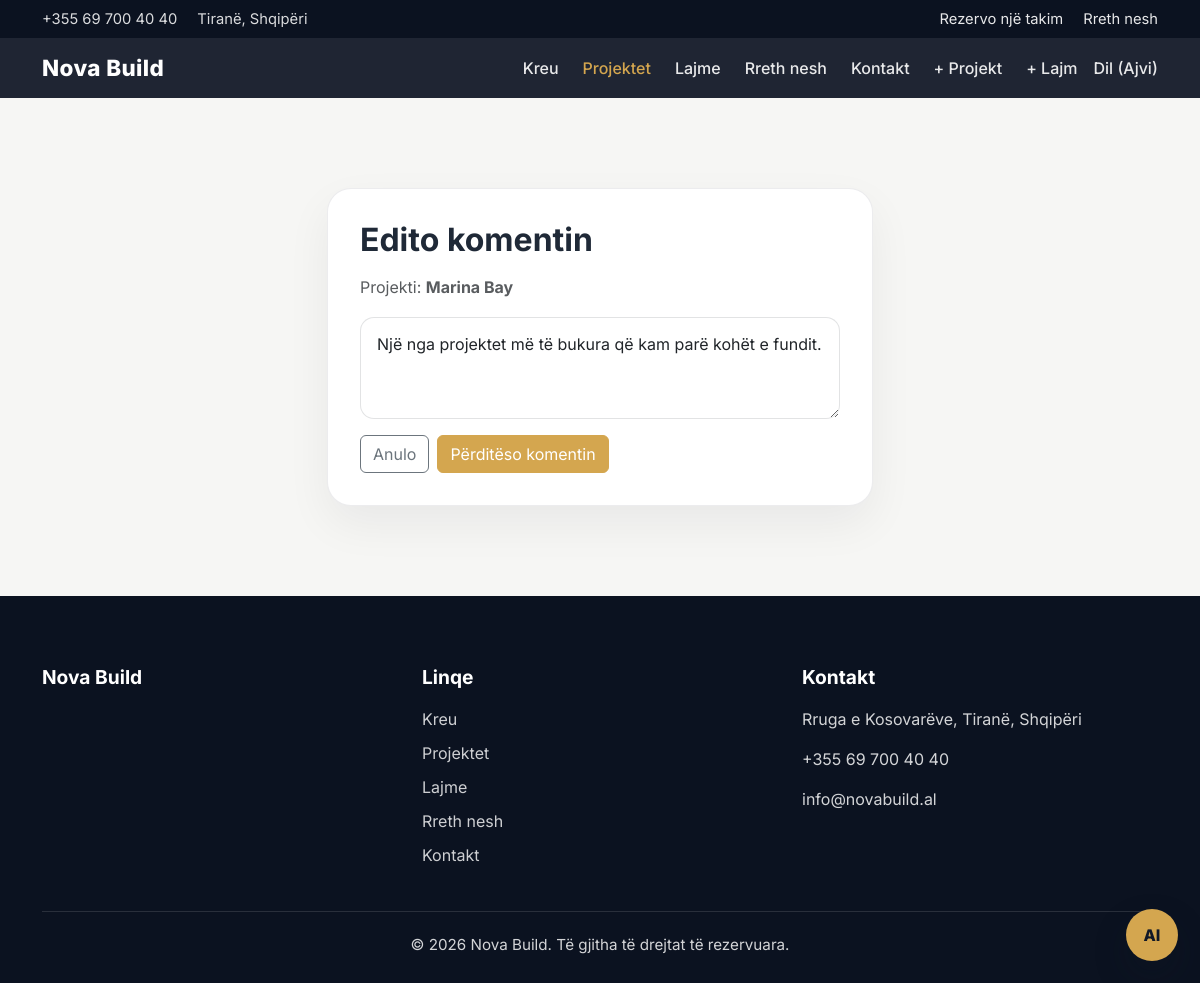
/project-comments/97/edit/ (signed in), run on the app's committed database.
### nova/models.py (models this page shows, shortened)
class Project(models.Model):
    STATUS_CHOICES = [
        ('koncept', 'Koncept'),
        ('ne_zhvillim', 'Në zhvillim'),
        ('ne_ndertim', 'Në ndërtim'),
        ('perfunduar', 'Përfunduar'),
    ]
    CATEGORY_CHOICES = [
        ('rezidenciale', 'Rezidenciale'),
        ('biznes', 'Biznes'),
        ('mixed_use', 'Biznes + Rezidencë'),
        ('multifunksional', 'Multifunksional'),
        ('apartamente', 'Apartamente'),
    ]
    name = models.CharField(max_length=120, unique=True)
    description = models.TextField()
    location = models.CharField(max_length=120)
    category = models.CharField(max_length=40, choices=CATEGORY_CHOICES)
    status = models.CharField(max_length=40, choices=STATUS_CHOICES)
    year = models.PositiveSmallIntegerField(default=2026)
    floor_area_m2 = models.PositiveIntegerField(
        help_text='Sipërfaqja totale e ndërtimit në metra katrorë.',
        default=0,
    )
    cover = models.ImageField(upload_to='project_covers/', blank=True, null=True)
    created_at = models.DateTimeField(auto_now_add=True)
    updated_at = models.DateTimeField(auto_now=True)
    class Meta:
        ordering = ['-created_at']

class ProjectComment(models.Model):
    project = models.ForeignKey(
        Project,
        on_delete=models.CASCADE,
        related_name='project_comments',
    )
    user = models.ForeignKey(
        User,
        on_delete=models.CASCADE,
        related_name='project_comments',
    )
    content = models.TextField()
    created_at = models.DateTimeField(auto_now_add=True)
    updated_at = models.DateTimeField(auto_now=True)
    class Meta:
        ordering = ['-created_at']

### nova/views.py (the view)
# urls.py: path('project-comments/<int:pk>/edit/', views.edit_project_comment, name='project-comment-edit'),
@login_required
@require_http_methods(['GET', 'POST'])
def edit_project_comment(request, pk):
    comment = get_object_or_404(ProjectComment, pk=pk)
    if request.user != comment.user and not request.user.is_staff:
        return HttpResponseForbidden('Nuk lejohesh ta editosh këtë koment.')
    if request.method == 'POST':
        form = ProjectCommentForm(request.POST, instance=comment)
        if form.is_valid():
            form.save()
            messages.success(request, 'Komenti u përditësua.')
            return redirect('project-detail', pk=comment.project.pk)
    else:
        form = ProjectCommentForm(instance=comment)
    return render(
        request,
        'nova/project_comment_form.html',
        {'form': form, 'project': comment.project, 'comment': comment},
    )

### nova/forms.py (shortened to what this page needs)
class ProjectCommentForm(forms.ModelForm):
    class Meta:
        model = ProjectComment
        fields = ['content']
        widgets = {
            'content': forms.Textarea(attrs={
                'class': 'form-control',
                'rows': 3,
                'placeholder': 'Shkruaj komentin tënd...',
            }),
        }

### nova/templates/nova/project_comment_form.html (shortened to what this page needs)
{% extends "nova/base.html" %}
{% block content %}
<main class="section-padding bg-light-custom" style="min-height: 60vh;">
  <div class="container">
    <div class="row justify-content-center">
      <div class="col-md-8 col-lg-6">
        <div class="content-panel">
          <h2>Edito komentin</h2>
          <p class="text-muted">Projekti: <strong>{{ project.name }}</strong></p>
          <form method="post" novalidate>
            <div class="mb-3">
              {{ form.content }}
            </div>
            <div class="d-flex gap-2">
              <a href="{% url 'project-detail' project.pk %}" class="btn btn-outline-secondary">Anulo</a>
              <button type="submit" class="btn btn-gold">Përditëso komentin</button>
            </div>
          </form>
        </div>
      </div>
    </div>
  </div>
</main>
{% endblock %}

### nova/templates/nova/base.html (shortened to what this page needs)
{% load static %}<!DOCTYPE html>
<html lang="sq">
<head>
  <link href="https://cdn.jsdelivr.net/npm/bootstrap@5.3.3/dist/css/bootstrap.min.css" rel="stylesheet">
  <link rel="stylesheet" href="{% static 'styles/style.css' %}">
</head>
<body>
  <div class="topbar py-2">
    <div class="container d-flex flex-column flex-md-row justify-content-between align-items-center gap-2">
      <div>
        <span class="me-3">+355 69 700 40 40</span>
        <span>Tiranë, Shqipëri</span>
      </div>
      <div>
        <a href="{% url 'contact' %}" class="topbar-link me-3">Rezervo një takim</a>
        <a href="{% url 'about' %}" class="topbar-link">Rreth nesh</a>
      </div>
    </div>
  </div>
  <nav class="navbar navbar-expand-lg sticky-top custom-navbar">
    <div class="container">
      <a class="navbar-brand" href="{% url 'home' %}">Nova Build</a>
      <div class="collapse navbar-collapse" id="mainNav">
        <ul class="navbar-nav ms-auto align-items-lg-center gap-lg-2">
          <li class="nav-item"><a class="nav-link {% if request.resolver_match.url_name == 'home' %}active{% endif %}" href="{% url 'home' %}">Kreu</a></li>
          <li class="nav-item"><a class="nav-link {% if 'project' in request.resolver_match.url_name %}active{% endif %}" href="{% url 'project-list' %}">Projektet</a></li>
          <li class="nav-item"><a class="nav-link {% if 'news' in request.resolver_match.url_name %}active{% endif %}" href="{% url 'news-list' %}">Lajme</a></li>
          <li class="nav-item"><a class="nav-link {% if request.resolver_match.url_name == 'about' %}active{% endif %}" href="{% url 'about' %}">Rreth nesh</a></li>
          <li class="nav-item"><a class="nav-link {% if request.resolver_match.url_name == 'contact' %}active{% endif %}" href="{% url 'contact' %}">Kontakt</a></li>
          {% if user.is_authenticated %}
            {% if user.is_staff %}
              <li class="nav-item"><a class="nav-link" href="{% url 'project-create' %}">+ Projekt</a></li>
              <li class="nav-item"><a class="nav-link" href="{% url 'news-create' %}">+ Lajm</a></li>
            {% endif %}
            <li class="nav-item">
              <form action="{% url 'logout' %}" method="post" class="d-inline">
                <button type="submit" class="btn btn-link nav-link p-0">Dil ({{ user.username }})</button>
              </form>
            </li>
          {% else %}
            <li class="nav-item"><a class="nav-link" href="{% url 'login' %}">Kyçu</a></li>
            <li class="nav-item"><a class="nav-link" href="{% url 'register' %}">Regjistrohu</a></li>
          {% endif %}
        </ul>
      </div>
    </div>
  </nav>
  {% block content %}{% endblock %}
  <footer class="site-footer">
    <div class="container">
      <div class="row g-4">
        <div class="col-lg-4">
          <h3 class="footer-title">Nova Build</h3>
        </div>
        <div class="col-lg-4">
          <h3 class="footer-title">Linqe</h3>
          <ul class="footer-links">
            <li><a href="{% url 'home' %}">Kreu</a></li>
            <li><a href="{% url 'project-list' %}">Projektet</a></li>
            <li><a href="{% url 'news-list' %}">Lajme</a></li>
            <li><a href="{% url 'about' %}">Rreth nesh</a></li>
            <li><a href="{% url 'contact' %}">Kontakt</a></li>
          </ul>
        </div>
        <div class="col-lg-4">
          <h3 class="footer-title">Kontakt</h3>
          <p>Rruga e Kosovarëve, Tiranë, Shqipëri</p>
          <p>+355 69 700 40 40</p>
          <p>info@novabuild.al</p>
        </div>
      </div>
      <div class="footer-bottom">© 2026 Nova Build. Të gjitha të drejtat të rezervuara.</div>
    </div>
  </footer>
  <div class="chatbot-widget" id="chatbotWidget">
    <button class="chatbot-toggle" id="chatbotToggle" type="button" aria-label="Hap chatbot-in">AI</button>
  </div>
</body>
</html>

### static/styles/style.css (style rules this page uses)
:root { --dark: #111827; --dark-2: #1f2937; --gold: #d4a64f; --gold-dark: #bf8f31; --text: #1f2937; --muted: #6b7280; --light-bg: #f6f6f4; --white: #ffffff; --border: rgba(17, 24, 39, 0.08); }
* { box-sizing: border-box; }
html { scroll-behavior: smooth; }
body { margin: 0; font-family: 'Inter', sans-serif; color: var(--text); background-color: var(--light-bg); }
a { text-decoration: none; }
.topbar { background: #0b1220; color: rgba(255, 255, 255, 0.85); font-size: 0.92rem; }
.topbar-link { color: rgba(255, 255, 255, 0.9); transition: 0.3s ease; }
.custom-navbar { background: rgba(17, 24, 39, 0.94); backdrop-filter: blur(10px); }
.navbar-brand { color: var(--white); font-weight: 800; letter-spacing: 0.4px; font-size: 1.4rem; }
.navbar-brand:hover, .nav-link:hover, .nav-link.active { color: var(--gold) !important; }
.nav-link { color: rgba(255, 255, 255, 0.9); font-weight: 500; }
.hero-card, .content-panel, .feature-panel { background: rgba(255, 255, 255, 0.1); border: 1px solid rgba(255, 255, 255, 0.12); border-radius: 24px; padding: 32px; box-shadow: 0 24px 60px rgba(0, 0, 0, 0.18); }
.content-panel, .feature-panel { background: var(--white); border: 1px solid var(--border); box-shadow: 0 18px 45px rgba(15, 23, 42, 0.06); }
.btn-gold { background-color: var(--gold); border-color: var(--gold); color: var(--white); }
.section-padding { padding: 90px 0; }
.project-body h3, .icon-card h3, .content-panel h2, .feature-panel h3 { font-weight: 700; margin-bottom: 14px; }
.project-body p, .icon-card p, .content-panel p, .contact-item p, .feature-list li, .project-meta li { color: var(--muted); line-height: 1.75; }
.feature-list, .project-meta, .footer-links { list-style: none; padding-left: 0; margin-bottom: 0; }
.site-footer { background: #0b1220; color: rgba(255, 255, 255, 0.82); padding: 70px 0 26px; }
.footer-title { color: var(--white); font-size: 1.2rem; font-weight: 700; margin-bottom: 18px; }
.footer-links li { margin-bottom: 10px; }
.footer-links a { color: rgba(255, 255, 255, 0.8); }
.footer-bottom { border-top: 1px solid rgba(255, 255, 255, 0.12); margin-top: 34px; padding-top: 22px; text-align: center; font-size: 0.95rem; }
.bg-light-custom { background: var(--light-bg); }
.form-control { border-radius: 14px; padding: 14px 16px; border: 1px solid rgba(17, 24, 39, 0.12); }
.chatbot-widget { position: fixed; right: 22px; bottom: 22px; z-index: 1080; font-family: 'Inter', sans-serif; }
.chatbot-toggle { width: 52px; height: 52px; display: grid; place-items: center; border: 0; border-radius: 50%; background: var(--gold); color: var(--dark); font-weight: 800; box-shadow: 0 16px 34px rgba(17, 24, 39, 0.24); cursor: pointer; transition: transform 0.2s ease, background 0.2s ease; }

### data on the page
Project: name "Marina Bay"
ProjectComment: content "Një nga projektet më të bukura që kam parë kohët e fundit."

### other printed values
{{ user.username }} "Ajvi"
